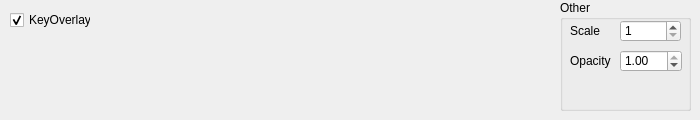
   <widget class="QWidget" name="tab_13">
    <attribute name="title">
     <string>KeyOverlay</string>
    </attribute>
    <widget class="QCheckBox" name="keyoverlay">
     <property name="geometry">
      <rect>
       <x>10</x>
       <y>10</y>
       <width>81</width>
       <height>20</height>
      </rect>
     </property>
     <property name="text">
      <string>KeyOverlay</string>
     </property>
     <property name="checked">
      <bool>true</bool>
     </property>
    </widget>
    <widget class="QGroupBox" name="other">
     <property name="geometry">
      <rect>
       <x>560</x>
       <y>0</y>
       <width>131</width>
       <height>111</height>
      </rect>
     </property>
     <property name="title">
      <string>Other</string>
     </property>
     <widget class="QLabel" name="label_42">
      <property name="geometry">
       <rect>
        <x>10</x>
        <y>50</y>
        <width>49</width>
        <height>21</height>
       </rect>
      </property>
      <property name="text">
       <string>Opacity</string>
      </property>
     </widget>
     <widget class="QLabel" name="label_43">
      <property name="geometry">
       <rect>
        <x>10</x>
        <y>20</y>
        <width>31</width>
        <height>21</height>
       </rect>
      </property>
      <property name="text">
       <string>Scale</string>
      </property>
     </widget>
     <widget class="QDoubleSpinBox" name="keyoverlayopacity">
      <property name="geometry">
       <rect>
        <x>60</x>
        <y>50</y>
        <width>62</width>
        <height>22</height>
       </rect>
      </property>
      <property name="maximum">
       <double>1.000000000000000</double>
      </property>
      <property name="singleStep">
       <double>0.100000000000000</double>
      </property>
      <property name="value">
       <double>1.000000000000000</double>
      </property>
     </widget>
     <widget class="QSpinBox" name="keyoverlayscale">
      <property name="geometry">
       <rect>
        <x>60</x>
        <y>20</y>
        <width>61</width>
        <height>22</height>
       </rect>
      </property>
      <property name="minimum">
       <number>1</number>
      </property>
      <property name="maximum">
       <number>5</number>
      </property>
     </widget>
    </widget>
   </widget>
